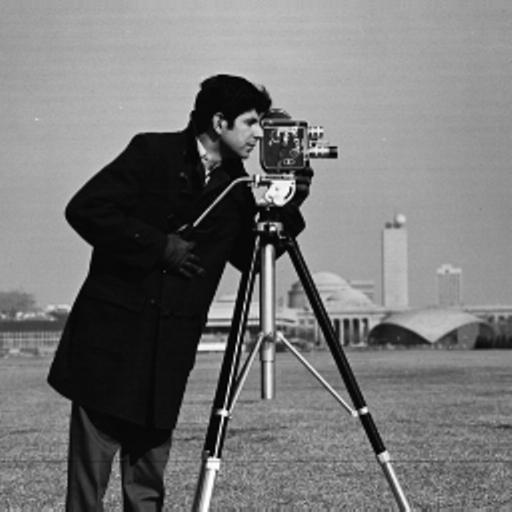
%> input picture Q3/Cameraman.tif, 512 x 512 px
$ octave temp_project.m   (GNU Octave 9; MATLAB toolbox functions it lacks are replaced by stand-ins)
%> lines starting %> are read from the running program, lines starting %| are printed output that depends on the picture
clc; clear; close all

I_1 = im2double(imread("Q3\Cameraman.tif"));
%> I_1: size 512x512 double; min 0, max 1, mean 0.464
I_2 = imresize(im2double(imread("Q3\Baboon.tif")),2);
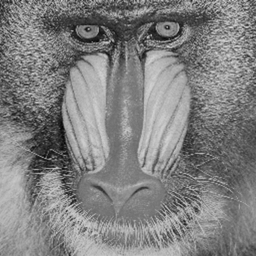
%> input picture Q3/Baboon.tif, 256 x 256 px
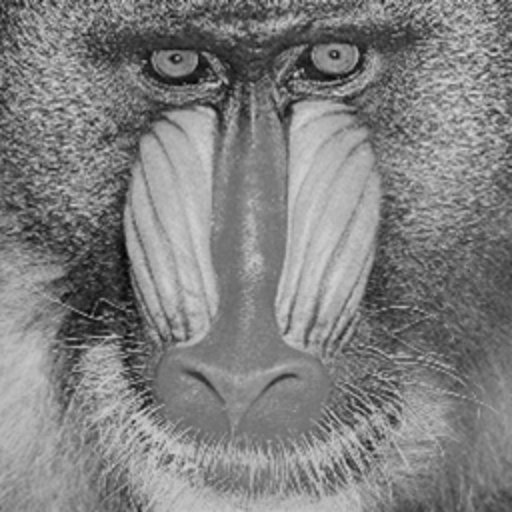
%> I_2: size 512x512 double; min 0.00664, max 0.857, mean 0.504

for Alpha = 0 : .1 : 1
    J = Alpha * I_1   + (1-Alpha) * I_2 ;
    imshow(J);
    title([num2str(Alpha) 'x Cameraman + ' num2str(1-Alpha) 'x Baboon']);
    pause;
end
%> this loop made 11 passes
%> pass 3, `J = Alpha * I_1   + (1-Alpha) * I_2 ;`:
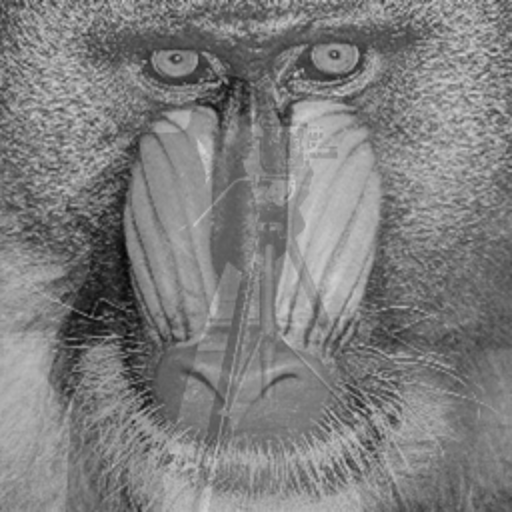
%> J: size 512x512 double; min 0.0168, max 0.829, mean 0.496
%
% J = reshape(I_1,[],3846);
% imtool(I_1,[]);
% imtool(J,[]);
